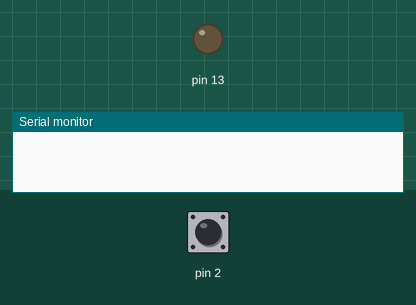
Bench run of a sketch on a simulated Arduino Uno, built with avr-gcc and run on an emulated ATmega328P. On the bench: output pins drawn as LEDs (lit = HIGH), the last lines printed to the serial monitor. The inputs (shaded band) are chosen by the test bench; at power-on: pin 2 LOW.

Above: at 1.2 s.
1.3 s: pin 2 pulsed HIGH 5 times (0.12 s each, 0.3 s apart)
At 4.2 s:
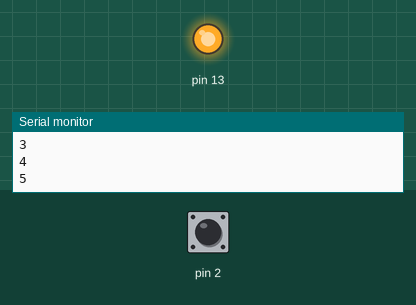
Timing chart, 0 to 5.7 s (numbered marks = the images above; inputs shaded):
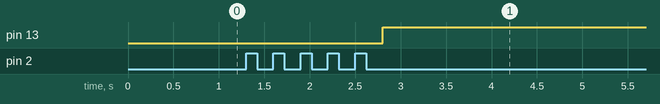

The sketch:

pushconta.ino
```cpp
/* FECHA: 14/04/2020
 * AUTOR: Elias Montengro Ramos
 * DESCRIPCIÓN DEL PROGRAMA: Programa cntador de pulsos
 * cuando llega a 5 enciende un LED coando llega a 8 apaga
 * el LED abre el programa monitor.
 */
int conta =0;

void setup()
   {
     Serial.begin(9600);
     pinMode(2, INPUT);
     pinMode(13, OUTPUT);
   }

void loop()
   {
    if (digitalRead(2) == HIGH) //HardWare anclado a PullDown.
       {
        delay(100);
        if (digitalRead(2) == LOW)
           {
            conta ++;
            Serial.println(conta);
            delay(100);
           }
       }
    if(conta == 5)
       {
        digitalWrite(13, HIGH);
       }

    if (conta == 8)
       {
        digitalWrite(13, LOW);
        conta = 0;
       }
   }
```

Measured:
- after the input at 1.3 s, pin 13: LOW → HIGH after 1.5 s
